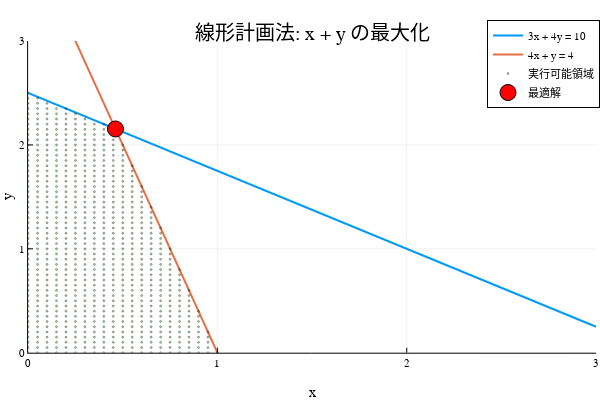

The notebook cell saved with this chart:
### Markdown cell above
## 6. 最適化問題

### Code cell
# 線形計画法の可視化
using Plots

# 制約条件: 3x + 4y ≤ 10, 4x + y ≤ 4, x ≥ 0, y ≥ 0
# 目的関数: x + y の最大化

# 制約条件を満たす領域を可視化
x_grid = 0:0.05:3
y_grid = 0:0.05:3

# 実行可能領域の判定
function is_feasible(x, y)
    return (3x + 4y ≤ 10) && (4x + y ≤ 4) && (x ≥ 0) && (y ≥ 0)
end

# 制約条件の境界線
x_line = 0:0.1:3
y1 = (10 .- 3*x_line) ./ 4  # 3x + 4y = 10
y2 = 4 .- 4*x_line           # 4x + y = 4

plot(x_line, y1, label="3x + 4y = 10", lw=2)
plot!(x_line, y2, label="4x + y = 4", lw=2)

# 実行可能領域の塗りつぶし
feasible_x = Float64[]
feasible_y = Float64[]

for x in x_grid
    for y in y_grid
        if is_feasible(x, y)
            push!(feasible_x, x)
            push!(feasible_y, y)
        end
    end
end

scatter!(feasible_x, feasible_y, 
         alpha=0.3, 
         color=:green, 
         markersize=1, 
         label="実行可能領域")

# 正しい頂点の計算
# 交点を求める: 3x + 4y = 10 と 4x + y = 4
# 3x + 4y = 10 ... (1)
# 4x + y = 4   ... (2)
# (2)より: y = 4 - 4x
# (1)に代入: 3x + 4(4 - 4x) = 10
# 3x + 16 - 16x = 10
# -13x = -6
# x = 6/13, y = 4 - 4(6/13) = 4 - 24/13 = 28/13

vertices = [
    (0, 0),           # 原点
    (0, 2.5),         # y軸との交点 (3×0 + 4y = 10 → y = 2.5)
    (1, 0),           # x軸との交点 (4x + y = 4, y = 0 → x = 1)
    (6/13, 28/13)     # 2つの制約線の交点
]

objective_values = [x + y for (x, y) in vertices]

println("頂点と目的関数の値:")
for (i, ((x, y), obj)) in enumerate(zip(vertices, objective_values))
    println("頂点$i: ($x, $y), 目的関数値: $obj")
end

optimal_idx = argmax(objective_values)
optimal_point = vertices[optimal_idx]
optimal_value = objective_values[optimal_idx]

println("\n最適解: x = $(optimal_point[1]), y = $(optimal_point[2])")
println("最大値: $(optimal_value)")

scatter!([optimal_point[1]], [optimal_point[2]], 
         color=:red, 
         markersize=8, 
         label="最適解")

title!("線形計画法: x + y の最大化")
xlabel!("x")
ylabel!("y")
xlims!(0, 3)
ylims!(0, 3)

### Figure 1 — Plotly figure (JSON) as saved in the notebook; plotly's stock layout.template omitted (floating-point values rounded to 4 significant figures; data arrays with more than 128 entries replaced by an {"elided": "..."} marker saying what was removed)
{"data": [{"colorbar": {"len": 0.8657, "title": "", "x": 0.9934, "y": 0.5087}, "legendgroup": "3x + 4y = 10", "line": {"color": "rgba(0, 154, 250, 1.000)", "dash": "solid", "shape": "linear", "width": 2}, "mode": "lines", "name": "3x + 4y = 10", "showlegend": true, "type": "scatter", "x": [0, 0.1, 0.2, 0.3, 0.4, 0.5, 0.6, 0.7, 0.8, 0.9, 1, 1.1, 1.2, 1.3, 1.4, 1.5, 1.6, 1.7, 1.8, 1.9, 2, 2.1, 2.2, 2.3, 2.4, 2.5, 2.6, 2.7, 2.8, 2.9, 3], "xaxis": "x", "y": [2.5, 2.425, 2.35, 2.275, 2.2, 2.125, 2.05, 1.975, 1.9, 1.825, 1.75, 1.675, 1.6, 1.525, 1.45, 1.375, 1.3, 1.225, 1.15, 1.075, 1.0, 0.925, 0.85, 0.775, 0.7, 0.625, 0.55, 0.475, 0.4, 0.325, 0.25], "yaxis": "y"}, {"colorbar": {"len": 0.8657, "title": "", "x": 0.9934, "y": 0.5087}, "legendgroup": "4x + y = 4", "line": {"color": "rgba(227, 111, 71, 1.000)", "dash": "solid", "shape": "linear", "width": 2}, "mode": "lines", "name": "4x + y = 4", "showlegend": true, "type": "scatter", "x": [0, 0.1, 0.2, 0.3, 0.4, 0.5, 0.6, 0.7, 0.8, 0.9, 1, 1.1, 1.2, 1.3, 1.4, 1.5, 1.6, 1.7, 1.8, 1.9, 2, 2.1, 2.2, 2.3, 2.4, 2.5, 2.6, 2.7, 2.8, 2.9, 3], "xaxis": "x", "y": [4, 3.6, 3.2, 2.8, 2.4, 2, 1.6, 1.2, 0.8, 0.4, 0, -0.4, -0.8, -1.2, -1.6, -2, -2.4, -2.8, -3.2, -3.6, -4, -4.4, -4.8, -5.2, -5.6, -6, -6.4, -6.8, -7.2, -7.6, -8], "yaxis": "y"}, {"colorbar": {"len": 0.8657, "title": "", "x": 0.9934, "y": 0.5087}, "legendgroup": "実行可能領域", "marker": {"color": "rgba(0, 128, 0, 0.300)", "line": {"color": "rgba(0, 0, 0, 0.300)", "width": 1}, "size": 2, "symbol": "circle"}, "mode": "markers", "name": "実行可能領域", "showlegend": true, "type": "scatter", "x": {"elided": "704 float values"}, "xaxis": "x", "y": {"elided": "704 float values"}, "yaxis": "y"}, {"colorbar": {"len": 0.8657, "title": "", "x": 0.9934, "y": 0.5087}, "legendgroup": "最適解", "marker": {"color": "rgba(255, 0, 0, 1.000)", "line": {"color": "rgba(0, 0, 0, 1.000)", "width": 1}, "size": 16, "symbol": "circle"}, "mode": "markers", "name": "最適解", "showlegend": true, "type": "scatter", "x": [0.4615], "xaxis": "x", "y": [2.154], "yaxis": "y"}], "layout": {"annotations": [{"font": {"color": "rgba(0, 0, 0, 1.000)", "family": "sans-serif", "size": 20}, "rotation": 0, "showarrow": false, "text": "線形計画法: x + y の最大化", "x": 0.5201, "xanchor": "center", "xref": "paper", "y": 1, "yanchor": "top", "yref": "paper"}], "height": 400, "legend": {"bgcolor": "rgba(255, 255, 255, 1.000)", "bordercolor": "rgba(0, 0, 0, 1.000)", "borderwidth": 1, "font": {"color": "rgba(0, 0, 0, 1.000)", "family": "sans-serif", "size": 11}, "title": {"font": {"color": "rgba(0, 0, 0, 1.000)", "family": "sans-serif", "size": 15}, "text": ""}, "tracegroupgap": 0, "traceorder": "normal", "x": 1, "xanchor": "auto", "y": 1, "yanchor": "auto"}, "margin": {"b": 20, "l": 0, "r": 0, "t": 20}, "paper_bgcolor": "rgba(255, 255, 255, 1.000)", "plot_bgcolor": "rgba(255, 255, 255, 1.000)", "showlegend": true, "width": 600, "xaxis": {"anchor": "y", "domain": [0.04684, 0.9934], "gridcolor": "rgba(0, 0, 0, 0.100)", "gridwidth": 0.5, "linecolor": "rgba(0, 0, 0, 1.000)", "mirror": false, "range": [0, 3], "showgrid": true, "showline": true, "showticklabels": true, "tickangle": 0, "tickcolor": "rgb(0, 0, 0)", "tickfont": {"color": "rgba(0, 0, 0, 1.000)", "family": "sans-serif", "size": 11}, "tickmode": "array", "ticks": "inside", "ticktext": ["0", "1", "2", "3"], "tickvals": [0, 1, 2, 3], "title": "x", "titlefont": {"color": "rgba(0, 0, 0, 1.000)", "family": "sans-serif", "size": 15}, "type": "-", "visible": true, "zeroline": false, "zerolinecolor": "rgba(0, 0, 0, 1.000)"}, "yaxis": {"anchor": "x", "domain": [0.07581, 0.9415], "gridcolor": "rgba(0, 0, 0, 0.100)", "gridwidth": 0.5, "linecolor": "rgba(0, 0, 0, 1.000)", "mirror": false, "range": [0, 3], "showgrid": true, "showline": true, "showticklabels": true, "tickangle": 0, "tickcolor": "rgb(0, 0, 0)", "tickfont": {"color": "rgba(0, 0, 0, 1.000)", "family": "sans-serif", "size": 11}, "tickmode": "array", "ticks": "inside", "ticktext": ["0", "1", "2", "3"], "tickvals": [0, 1, 2, 3], "title": "y", "titlefont": {"color": "rgba(0, 0, 0, 1.000)", "family": "sans-serif", "size": 15}, "type": "-", "visible": true, "zeroline": false, "zerolinecolor": "rgba(0, 0, 0, 1.000)"}}}
